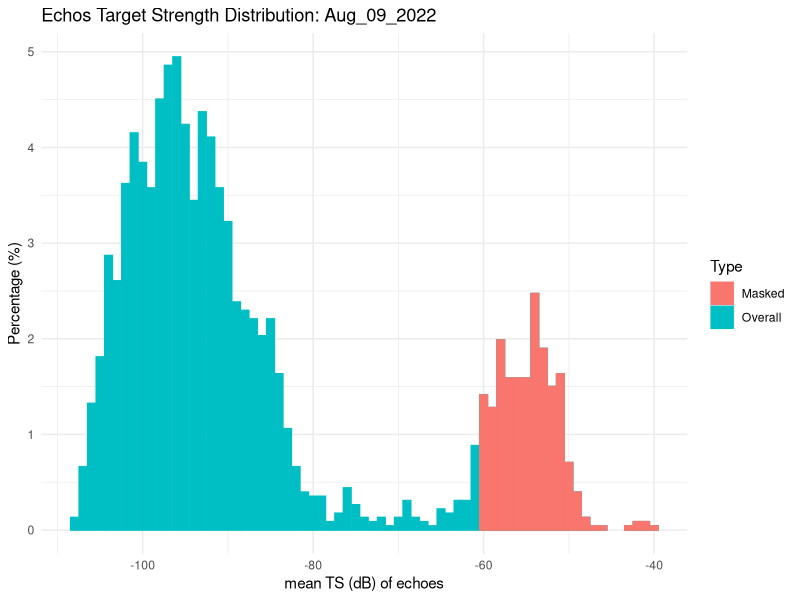
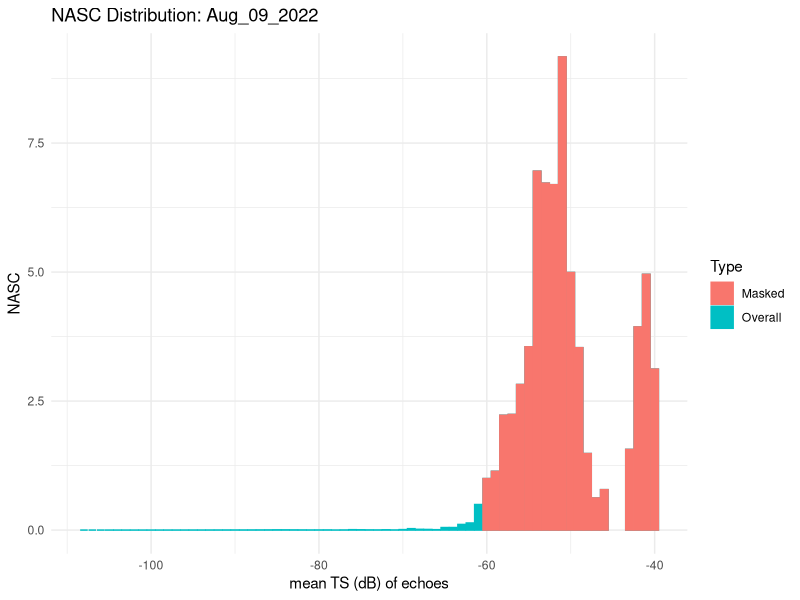
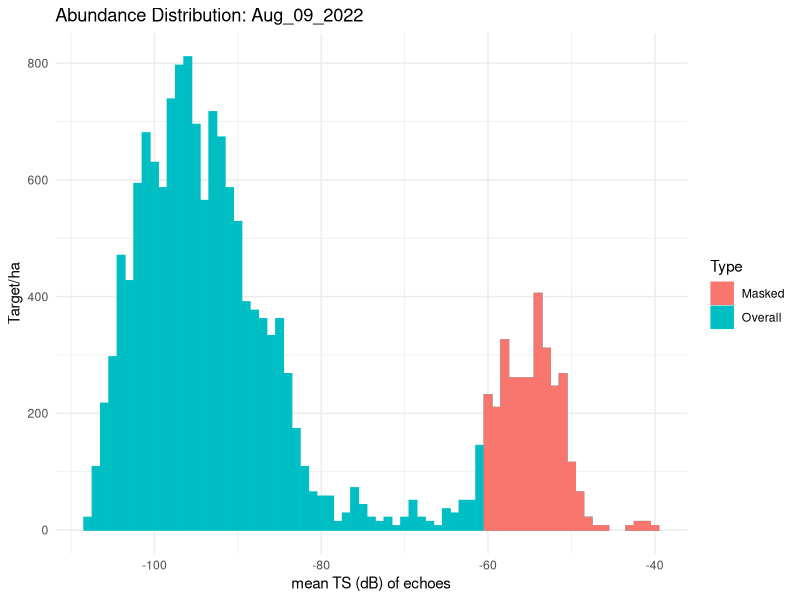
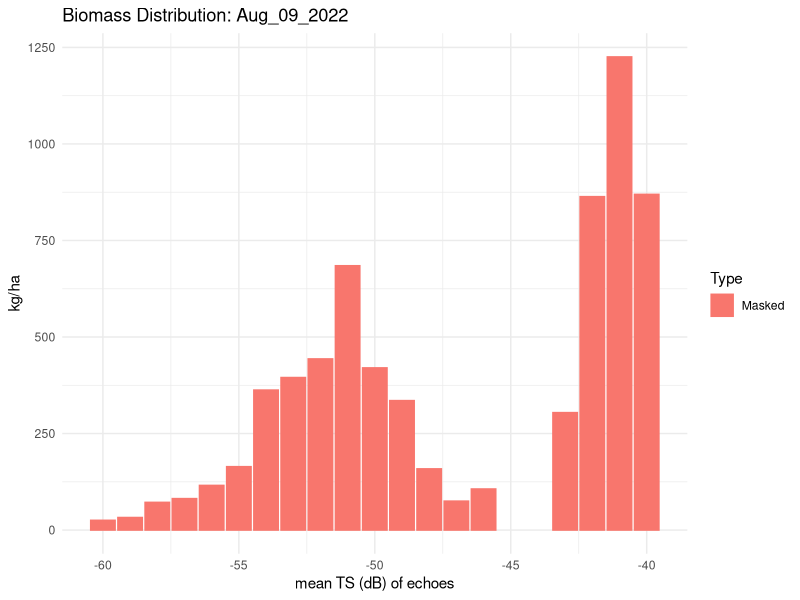

Recreate these plots in R, in order. (Note: this script raises an error after producing the figures.)
#############################################################
#                                                           #
#    Processing ESP3 exported data after echo integration   #
#                                                           #
#   Author: Francesco Masnadi (DEEP, Stockholm University)  #
#                                                           #
#############################################################

# Load necessary libraries
library(readxl)
library(dplyr)
library(ggplot2)
library(rstudioapi)
# FUNCTION to produce metrics of interest starting from total NASC and TS-echoes histogram (similar to Stox)
process_ESP3_data <- function(db_nasc, db_hist, a, b, b20, TS_min, TS_max) {
  # Process TS data
  db_TS_hist <- db_hist %>% 
    group_by(Track_ID)  %>% # some echoes are in several pings
    summarise(mTS = mean(TS_comp), .groups = "drop") %>%  # mean TS by echoes
    mutate(TSclas = round(mTS)) %>%
    group_by(TSclas) %>%
    summarise(count = n(), .groups = "drop") %>%
    mutate(
      percentage = count / sum(count),
      sigma_bs = 10^(TSclas / 10)  # Convert echoes TS to backscattering cross-section
    ) %>%
    # Join with total NASC from db_nasc 
    mutate(db_nasc %>% 
                  group_by(Horz_Slice_Idx) %>% 
                  summarise(sumproduct = sum(NASC*Nb_good_pings),# sumproduct by depth layer 
                            goodpings = sum(Nb_good_pings),# good pings 
                            sump_pings = sumproduct/goodpings,# sumproduct/good pings
                            .groups = "drop") %>% 
                  summarise(NASC= sum(sump_pings))) %>% # totNASc
    mutate(
      # here I mimic the procedure from the same function of StoX package: https://stoxproject.github.io/RstoxBase/reference/AcousticDensity.html
      NASCbyTS = (sigma_bs*count / sum(sigma_bs*count)) * NASC # NASC per bin
    ) %>%
    # Calculate Length, Weight, Abundance, and Biomass
    mutate(
      # before starting, add Info from the transect
      Type = "Overall",
      Info = as.POSIXct(min(db_nasc$Time_S), format = "%d/%m/%Y %H:%M:%OS", tz = "UTC"),
      Info = format(Info, "%b_%d_%Y"),
      Year = format(as.POSIXct(min(db_nasc$Time_S), format = "%d/%m/%Y %H:%M:%OS", tz = "UTC"),format = "%Y"),
      Month = format(as.POSIXct(min(db_nasc$Time_S), format = "%d/%m/%Y %H:%M:%OS", tz = "UTC"),format = "%m"),
      Day =  format(as.POSIXct(min(db_nasc$Time_S), format = "%d/%m/%Y %H:%M:%OS", tz = "UTC"),format = "%d"),
      Time_Min =   abs(as.numeric(as.POSIXct(min(db_nasc$Time_S), format = "%d/%m/%Y %H:%M:%OS", tz = "UTC")-as.POSIXct(max(db_nasc$Time_E), format = "%d/%m/%Y %H:%M:%OS", tz = "UTC"))),
      Distance = max(db_nasc$Dist_E), # in meter
      SpeedVes =  (Distance/1852)/(Time_Min/60), # knots
      
      Len = 10^((TSclas - b20) / 20),  # Convert TS to fish length
      W = a * Len^b,  # Compute fish weight
      
      abund_nm2_byTS = NASCbyTS / (4 * pi * sigma_bs),
      abund_hectar_byTS = abund_nm2_byTS / 343,
      abund_m2_byTS = abund_hectar_byTS / 10000,
      biomass_nm2_byTS = W * abund_nm2_byTS,
      biomass_hectar_byTS = biomass_nm2_byTS / 343,
      biomass_m2_byTS = biomass_hectar_byTS / 10000
    ) %>%
    mutate(
      mean_abund_hectar = mean(abund_hectar_byTS, na.rm = TRUE),
      tot_abund_hectar = sum(abund_hectar_byTS, na.rm = TRUE),
      mean_biomass_hectar = mean(biomass_hectar_byTS, na.rm = TRUE),
      tot_biomass_hectar = sum(biomass_hectar_byTS, na.rm = TRUE)
    )
  
  # Apply TS class filter while maintaining the same columns
  db_TS_hist_mask <- db_TS_hist %>%
    filter(TSclas <= TS_min & TSclas >= TS_max ) %>%
    mutate(Type = "Masked") %>%
    mutate(
      NASC = sum(NASCbyTS, na.rm = TRUE),
      mean_abund_hectar = mean(abund_hectar_byTS, na.rm = TRUE),
      tot_abund_hectar = sum(abund_hectar_byTS, na.rm = TRUE),
      mean_biomass_hectar = mean(biomass_hectar_byTS, na.rm = TRUE),
      tot_biomass_hectar = sum(biomass_hectar_byTS, na.rm = TRUE)
    )
  
  # Combine total and masked datasets while ensuring same structure
  dbfin <- bind_rows(db_TS_hist, db_TS_hist_mask) %>% select(Info,Year,Month,Day,Time_Min,Distance,SpeedVes,Type,NASC,tot_abund_hectar,tot_biomass_hectar,TSclas,Len,W,everything())
  
  # Remove the biomass from the "Total" part of the db (since we don't have L-W rel)
  dbfin <- dbfin %>%
    mutate(biomass_nm2_byTS = ifelse(Type == "Masked", biomass_nm2_byTS, NA),
           biomass_hectar_byTS = ifelse(Type == "Masked", biomass_hectar_byTS, NA),
           biomass_m2_byTS = ifelse(Type == "Masked", biomass_m2_byTS, NA),
           tot_biomass_hectar = ifelse(Type == "Masked", tot_biomass_hectar, NA),
           mean_biomass_hectar = ifelse(Type == "Masked", mean_biomass_hectar, NA)
           )
   
  return(dbfin)
}

# Set wd automatically in the folder the script is stored
setwd(dirname(rstudioapi::getActiveDocumentContext()$path)) 
# Read in your datasets:
# dbTS from ESP3: see User manual point 2: "Single Target and Echoes detection"
# dbNASC from ESP3: see User manual point 3: "Echo integration of the transect"
dbTS <- read_excel("TStot_Echohist_Aug_09_2022.xlsx", sheet = "Tracked Targets") 
dbNASC <- read_excel("NASCtot_Aug_09_2022.xlsx") 

#dbTS <- read_excel("C:/Users/frma6502/Desktop/SU/EKOLOD/esp3testH4/TShist.xlsx",sheet = "Tracked Targets")
#dbNASC <- read_excel("C:/Users/frma6502/Desktop/SU/EKOLOD/esp3testH4/regionby10x10_badpings.xlsx")

#######################################################################################
# Calculate Total and "by TS" abundance/NASC/biomass for the specie/group of interest #
#######################################################################################

# Define species parameters and TS mask range 
a <- 0.0054 # a from L-W rel for clupeids (W=a*Len^b)      
b <- 3.04 # b from L-W rel for clupeids (W=a*Len^b)          
b20 <- -68.6 # b20 value in the Baltic from Didrikas & Hansson 2004
TS_min <- -40   # assumed TS range for small pelagic fish/clupeids
TS_max <- -60   # assumed TS range for small pelagic fish/clupeids
# Call the function and View first rows of the final db
dbfin <- process_ESP3_data(dbNASC, dbTS, a, b, b20, TS_min, TS_max);head(dbfin)


##################
# various PLOTS  #
##################
# change "x = TSclas" to x=Len for length based plots

# plot TS hist total
ggplot(dbfin, aes(x = TSclas, y = percentage*100, fill = Type, color =Type )) +
  geom_bar(stat = "identity", alpha =1  ,position= "identity") +
  labs(title = paste0("Echos Target Strength Distribution: ", dbfin$Info), x = "mean TS (dB) of echoes", y = "Percentage (%)") + 
  theme_minimal(); unique(dbfin$TSclas)

# plot NASC hist
ggplot(dbfin, aes(x = TSclas, y = NASCbyTS, fill = Type, color =Type )) +
  geom_bar(stat = "identity", alpha =1  ,position= "identity") +
  labs(title = paste0("NASC Distribution: ", dbfin$Info), x = "mean TS (dB) of echoes", y = "NASC") + 
  theme_minimal(); unique(dbfin$NASC)

# plot Abund hist
ggplot(dbfin, aes(x = TSclas, y = abund_hectar_byTS, fill = Type, color =Type )) +
  geom_bar(stat = "identity", alpha =1  ,position= "identity") +
  labs(title = paste0("Abundance Distribution: ", dbfin$Info) , x = "mean TS (dB) of echoes", y = "Target/ha") + 
  theme_minimal(); unique(dbfin$tot_abund_hectar)

 # plot Biom hist (considered only the masked part)
ggplot(dbfin%>% dplyr::filter(Type=="Masked"), aes(x = TSclas, y = biomass_hectar_byTS, fill = Type, color =Type)) + geom_bar(stat = "identity", alpha =1  ,position= "identity") +
  labs(title = paste0("Biomass Distribution: ", dbfin$Info), x = "mean TS (dB) of echoes", y = "kg/ha") +
  theme_minimal(); unique(dbfin$tot_biomass_hectar)


###############################################
# Save the final db
write.csv(dbfin,paste0("Final_dbs/db_",unique(dbfin$Info),"_",TS_min, TS_max,".csv"), row.names = F)
